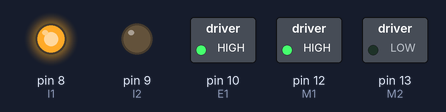
A sketch run on a simulated Arduino Uno, built with avr-gcc and run on an emulated ATmega328P. Shown: switched loads named in the sketch (green lamp = pin HIGH), output pins drawn as LEDs (lit = HIGH). Pins used as bus, display or sensor lines are not drawn.

Above: at 0.1 s.
Timing chart, 0 to 1.6 s (numbered marks = the images above):
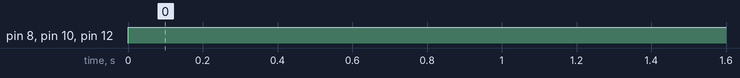

The sketch:

motores.ino
```cpp
#define E1 10  // Enable Pin for motor 1
#define I1 8     // Control pin 1 for motor 1
#define I2 9     // Control pin 2 for motor 1

#define S1 11  // Enable Pin for motor 1
#define M1 12    // Control pin 1 for motor 1
#define M2 13    // Control pin 2 for motor 1

void setup()
   {
        // initialize pins
        pinMode( 8, OUTPUT);
        pinMode( 9, OUTPUT);
        pinMode( 10, OUTPUT);
        pinMode( 11, OUTPUT);
        pinMode( 12, OUTPUT);
        pinMode( 13, OUTPUT);
   }
void loop()
   {    digitalWrite(E1, HIGH);     // Activate Motor1
        digitalWrite(I1, HIGH);     // Start
        digitalWrite(I2, LOW);
        digitalWrite(S1, HIGH);     // Activate Motor1
        digitalWrite(M1, HIGH);     // Start
        digitalWrite(M2, LOW);
        delay(1000);
  }
```

Measured:
- by itself, pin 8 (I1), pin 10 (E1), pin 12 (M1): LOW → HIGH at 0.00 s
